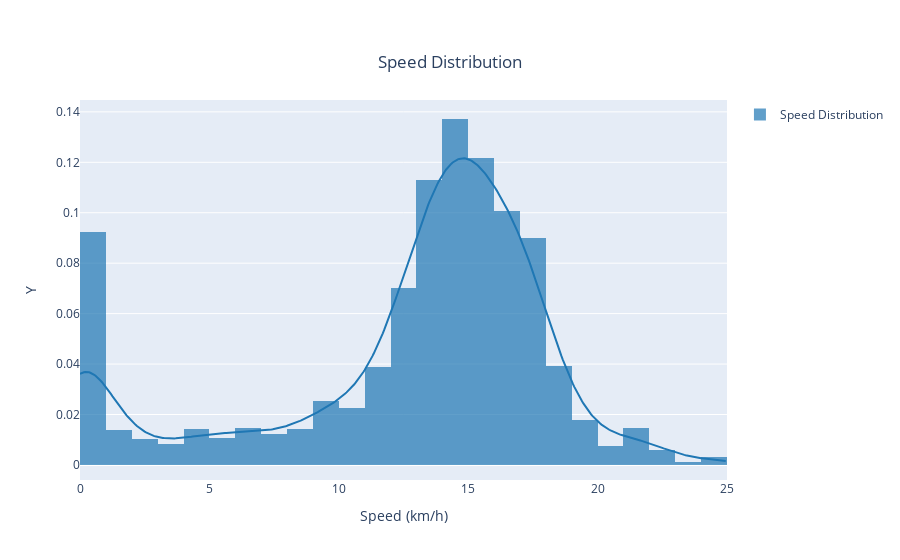

Here is the notebook cell this chart was saved with:
### Code cell
PyPlotDistribution(polar_data_df['Speed (km/h)'].tolist(), "Speed Distribution", "Speed (km/h)", "Y","Speed Distribution")\
    .write_html("./Output_Speed_Distrib.html")

### Figure 1 — Plotly figure (JSON) as saved in the notebook; plotly's stock layout.template omitted (floating-point values rounded to 4 significant figures; data arrays with more than 128 entries replaced by an {"elided": "..."} marker saying what was removed)
{"data": [{"autobinx": false, "histnorm": "probability density", "legendgroup": "Speed Distribution", "marker": {"color": "rgb(31, 119, 180)"}, "name": "Speed Distribution", "opacity": 0.7, "type": "histogram", "x": {"elided": "3793 float values"}, "xaxis": "x", "xbins": {"end": 25, "size": 1, "start": 0}, "yaxis": "y"}, {"legendgroup": "Speed Distribution", "marker": {"color": "rgb(31, 119, 180)"}, "mode": "lines", "name": "Speed Distribution", "showlegend": false, "type": "scatter", "x": {"elided": "500 float values"}, "xaxis": "x", "y": {"elided": "500 float values"}, "yaxis": "y"}], "layout": {"barmode": "overlay", "hovermode": "closest", "legend": {"traceorder": "reversed"}, "title": {"text": "Speed Distribution", "x": 0.5, "xanchor": "center", "y": 0.9, "yanchor": "top"}, "xaxis": {"anchor": "y2", "domain": [0, 1], "title": {"text": "Speed (km/h)"}, "zeroline": false}, "yaxis": {"anchor": "free", "domain": [0, 1], "position": 0, "title": {"text": "Y"}}}}
